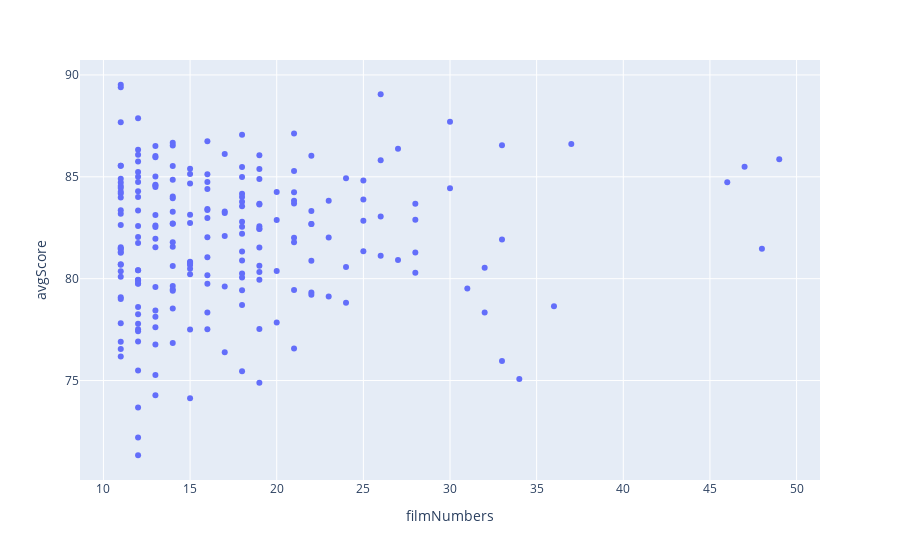

Notebook cell for this chart:
### Code cell
px.scatter(df_bestactors , x='filmNumbers' , y='avgScore' , hover_name='name')

### Figure 1 — Plotly figure (JSON) as saved in the notebook; plotly's stock layout.template omitted (floating-point values rounded to 4 significant figures; data arrays with more than 128 entries replaced by an {"elided": "..."} marker saying what was removed)
{"data": [{"hovertemplate": "<b>%{hovertext}</b><br><br>filmNumbers=%{x}<br>avgScore=%{y}<extra></extra>", "hovertext": {"elided": "214 str values"}, "legendgroup": "", "marker": {"color": "#636efa", "symbol": "circle"}, "mode": "markers", "name": "", "orientation": "v", "showlegend": false, "type": "scatter", "x": {"elided": "214 int values"}, "xaxis": "x", "y": {"elided": "214 float values"}, "yaxis": "y"}], "layout": {"legend": {"tracegroupgap": 0}, "margin": {"t": 60}, "xaxis": {"anchor": "y", "domain": [0, 1], "title": {"text": "filmNumbers"}}, "yaxis": {"anchor": "x", "domain": [0, 1], "title": {"text": "avgScore"}}}}
